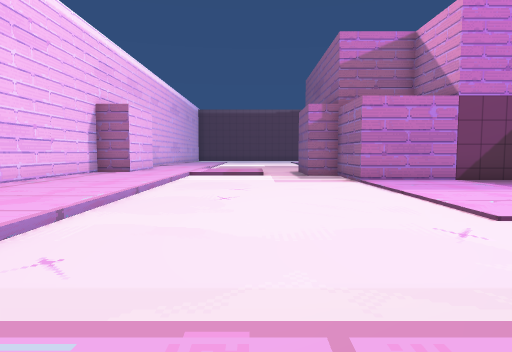
view 1 (above)

24 first-person views from a walk through a 3-D level made in the Unity game engine. The camera is 1.3 m above the floor, tilts 4° down and sees 75° across. The floor is counted in squares, 2 m on a side. Each view is taken from the middle of a square. On the plan, view 1 faces up. The plan holds only what a view shows up to about 10 squares ahead; the rest is blank. The place goes on beyond the plan. The player character is not drawn.

view 2
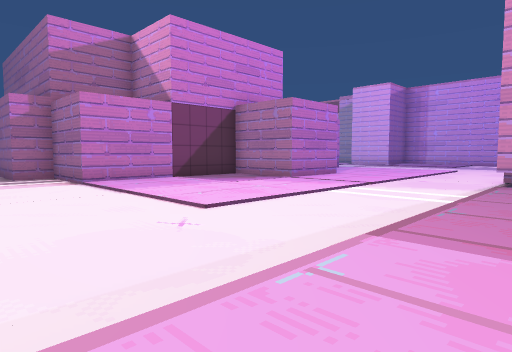

view 3
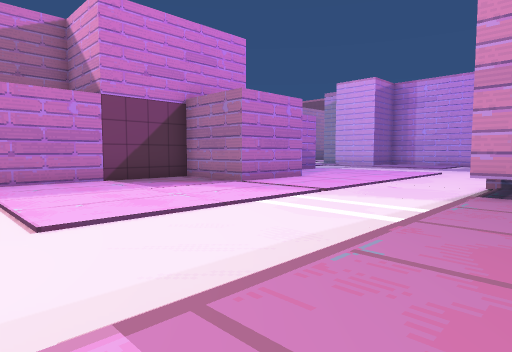

view 4
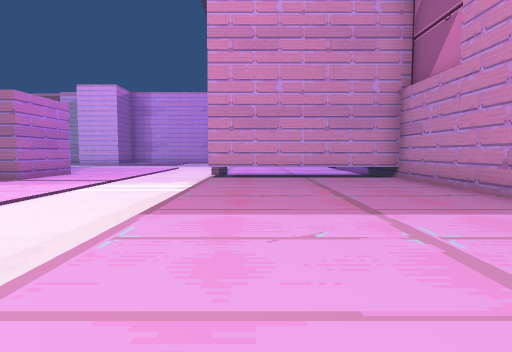

view 5
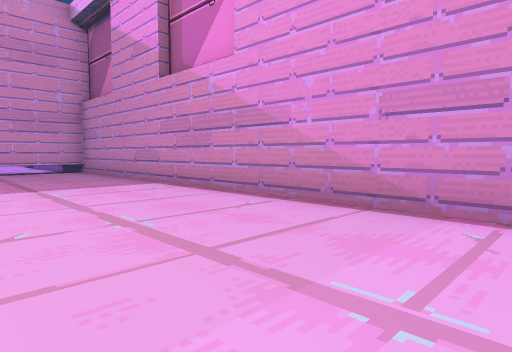

view 6
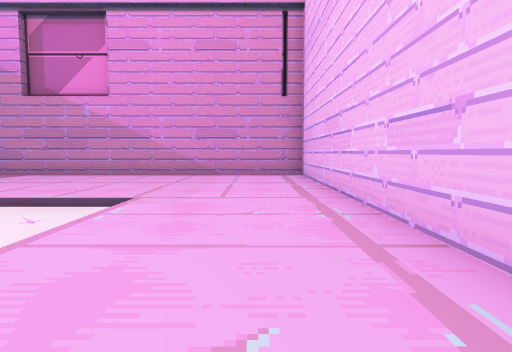

view 7
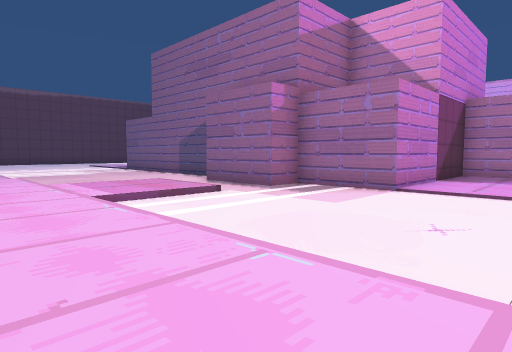

view 8
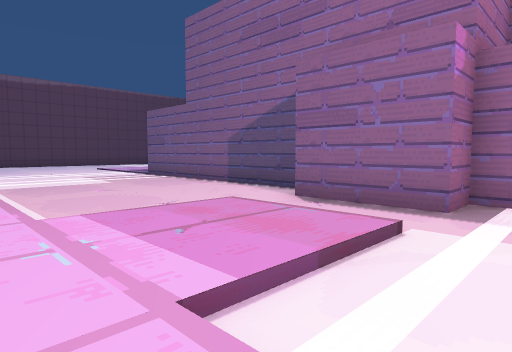

view 9
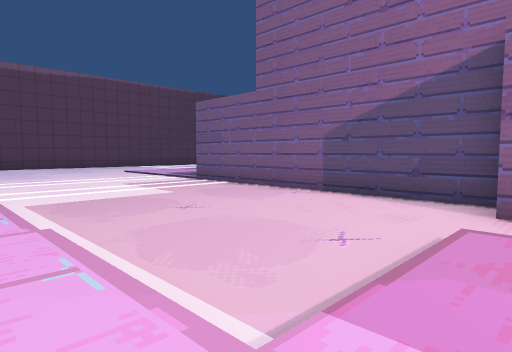

view 10
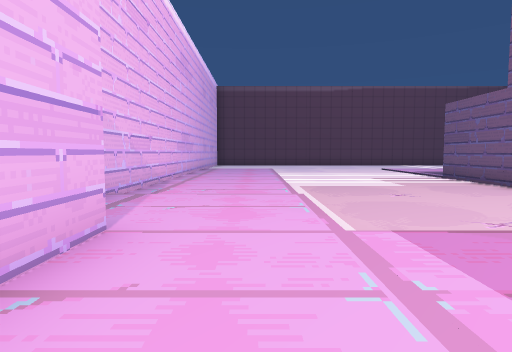

view 11
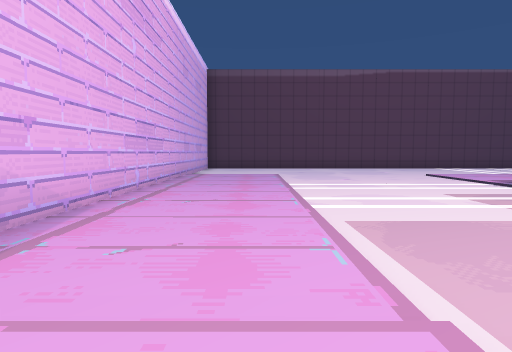

view 12
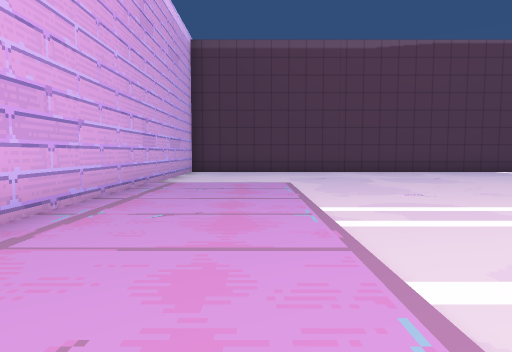

view 13
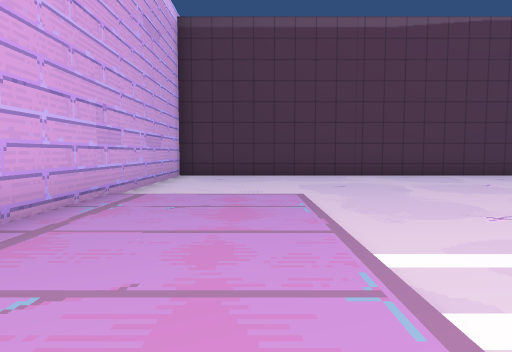

view 14
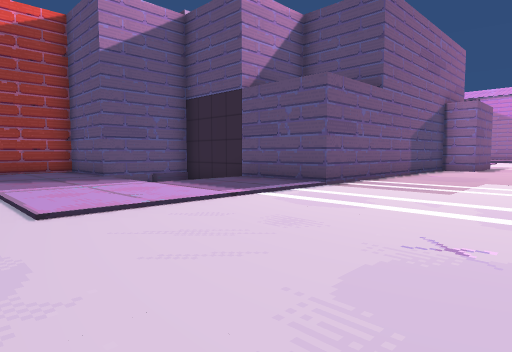

view 15
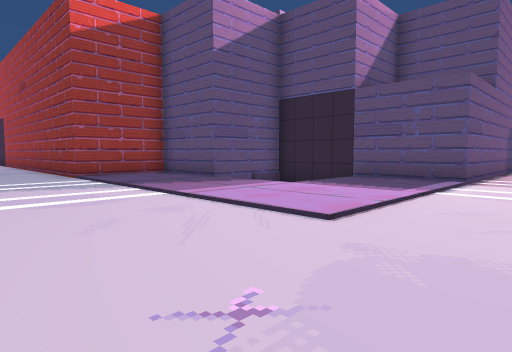

view 16
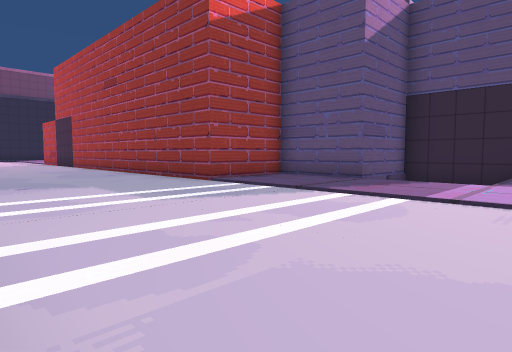

view 17
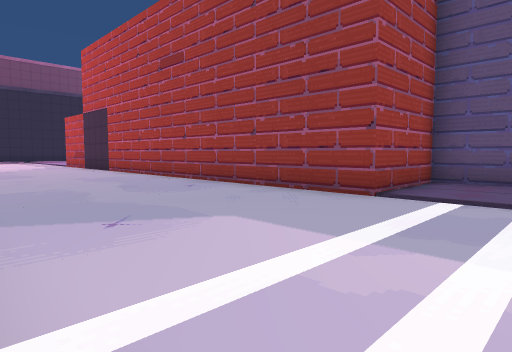

view 18
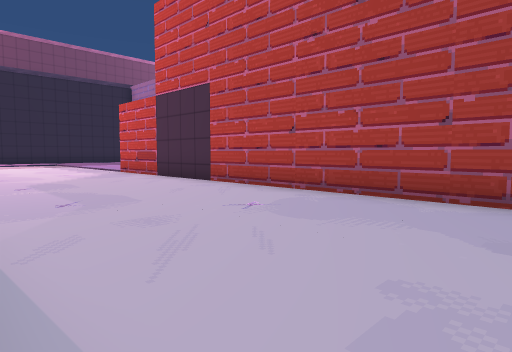

view 19
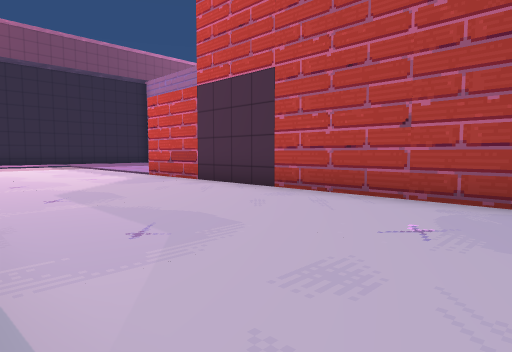

view 20
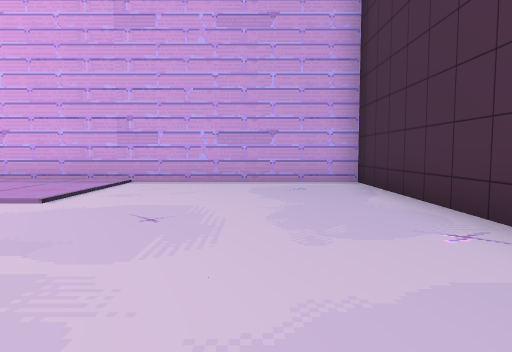

view 21
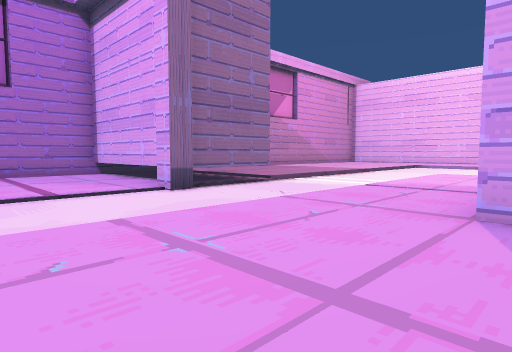

view 22
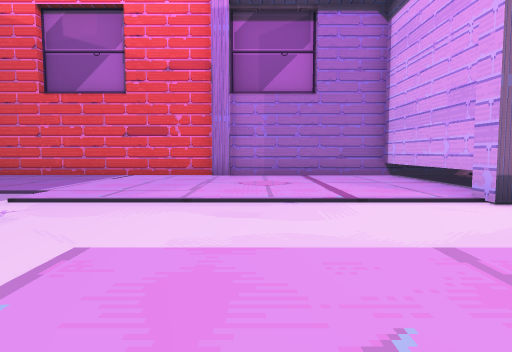

view 23
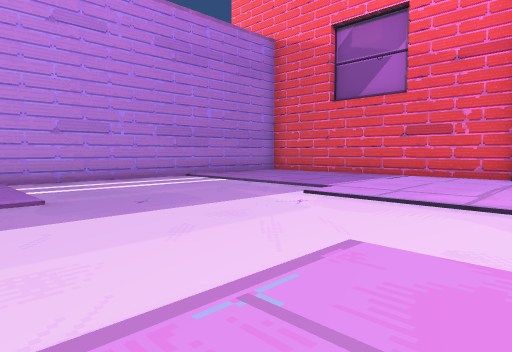

view 24
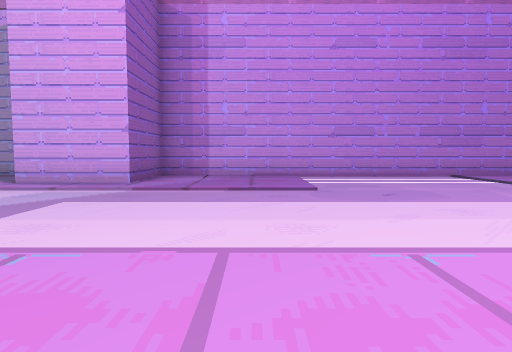

### Floor plan
Key: @ floor where view 1 was taken; # wall or solid block; . main floor; : floor 0.25 m higher than the main floor.
Columns run from 6 left of view 1 to 26 right of it. Each row starts with its distance up from view 1.
 31 #.................. .......
 30 #................................
 29 #................................
 28 #................................
 27 #................................
 26 #................###############
 25 #................#
 24 #...............##
 23 #...........  ###
 22 #...........  #
 21 #........######
 20 #........#
 19 #........#
 18 #........#
 17 #........#
 16 #:::.....#
 15  :::.....#
 14  :::.....#
 13  #:::::.##
 12   :::::.##
 11    :.....#               ..#
 10 #:::.....#              ...#
  9 #:::.....######       .....###
  8 #:::..........#      ........#
  7 #:::..........###............#
  6  :::.........................#
  5  :::.........................#
  4 #:::.........................#
  3 #:::.........................#
  2 #:::.........................#
  1 #:::::::::::::###............#
  0 #:::::@:::::::###............#
 -1 #:::::::::::::###............#
 -2 #:::::::::::::###..........  #
 -3 #:::::::::::::###...........
 -4 #############################

Positions as (right, up) in squares from view 1, and headings:
1: (0, 0), facing up
2: (0, 0), facing up-right
3: (2, 0), facing up-right
4: (-1, 0), facing right
5: (-4, 0), facing down-right
6: (-4, 6), facing down
7: (-4, 6), facing up-right
8: (-3, 10), facing up-right
9: (-3, 13), facing up-right
10: (-3, 11), facing up
11: (-3, 15), facing up
12: (-3, 19), facing up
13: (-3, 21), facing up
14: (-1, 27), facing down-right
15: (1, 29), facing down-right
16: (4, 31), facing down-right
17: (8, 31), facing down-right
18: (14, 31), facing down-right
19: (16, 31), facing down-right
20: (2, 29), facing left
21: (14, 7), facing down-left
22: (14, 6), facing down
23: (14, 6), facing down-right
24: (13, 6), facing right
